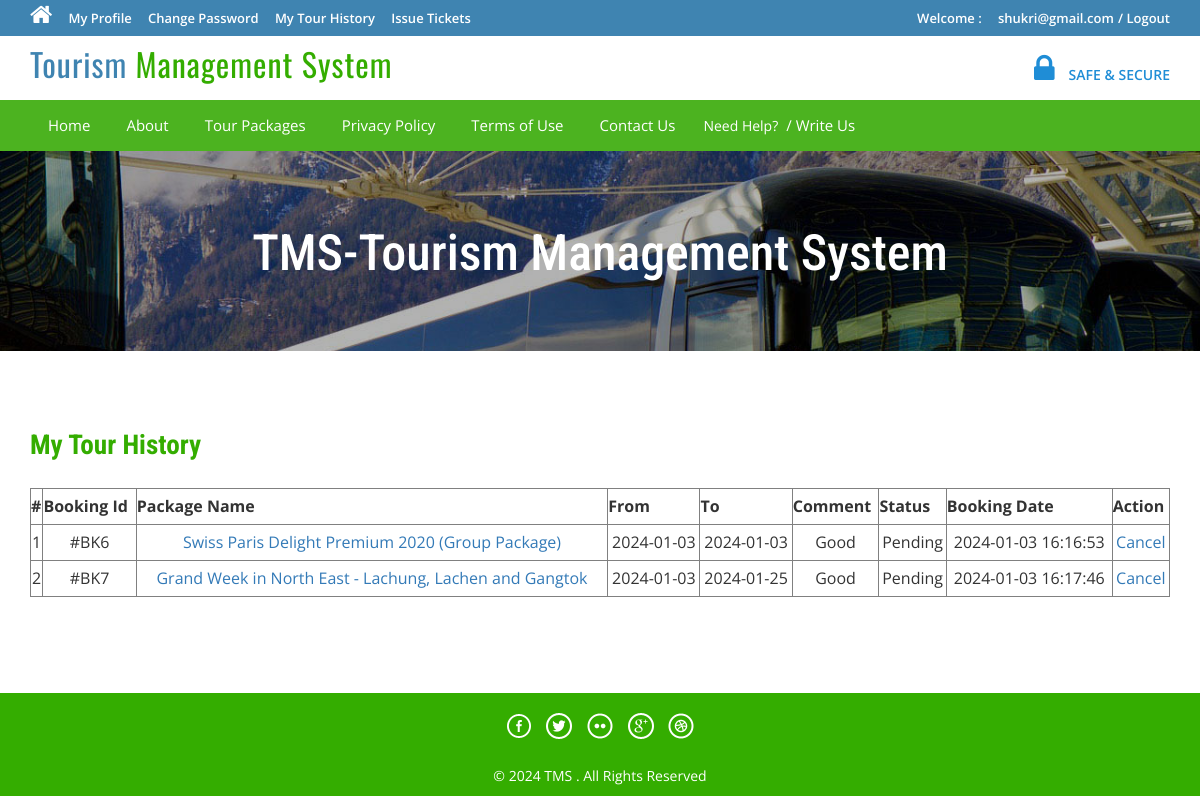
Page /tms/tour-history.php (signed in) on the committed database.
### tables this page shows
CREATE TABLE `tblbooking` (
  `BookingId` int(11) NOT NULL,
  `PackageId` int(11) DEFAULT NULL,
  `UserEmail` varchar(100) DEFAULT NULL,
  `FromDate` varchar(100) DEFAULT NULL,
  `ToDate` varchar(100) DEFAULT NULL,
  `Comment` mediumtext DEFAULT NULL,
  `RegDate` timestamp NULL DEFAULT current_timestamp(),
  `status` int(11) DEFAULT NULL,
  `CancelledBy` varchar(5) DEFAULT NULL,
  `UpdationDate` timestamp NULL DEFAULT NULL ON UPDATE current_timestamp()
);

CREATE TABLE `tbltourpackages` (
  `PackageId` int(11) NOT NULL,
  `PackageName` varchar(200) DEFAULT NULL,
  `PackageType` varchar(150) DEFAULT NULL,
  `PackageLocation` varchar(100) DEFAULT NULL,
  `PackagePrice` int(11) DEFAULT NULL,
  `PackageFetures` varchar(255) DEFAULT NULL,
  `PackageDetails` mediumtext DEFAULT NULL,
  `PackageImage` varchar(100) DEFAULT NULL,
  `Creationdate` timestamp NULL DEFAULT current_timestamp(),
  `UpdationDate` timestamp NULL DEFAULT NULL ON UPDATE current_timestamp()
);

### tms/tour-history.php (the view, shortened to what this page needs)
<?php
include('includes/config.php');
if(strlen($_SESSION['login'])==0)
	{
header('location:index.php');
}
else{
?>
<!DOCTYPE HTML>
<html>
<head>
<link href="css/bootstrap.css" rel='stylesheet' type='text/css' />
<link href="css/style.css" rel='stylesheet' type='text/css' />
<link href="css/font-awesome.css" rel="stylesheet">
<link href="css/animate.css" rel="stylesheet" type="text/css" media="all">
</head>
<body>
<div class="top-header">
<?php include('includes/header.php');?>
<div class="banner-1 ">
	<div class="container">
		<h1 class="wow zoomIn animated animated" data-wow-delay=".5s" style="visibility: visible; animation-delay: 0.5s; animation-name: zoomIn;">TMS-Tourism Management System</h1>
	</div>
</div>
<div class="privacy">
	<div class="container">
		<h3 class="wow fadeInDown animated animated" data-wow-delay=".5s" style="visibility: visible; animation-delay: 0.5s; animation-name: fadeInDown;">My Tour History</h3>
		<form name="chngpwd" method="post" onSubmit="return valid();">
	<p>
	<table border="1" width="100%">
<tr align="center">
<th>#</th>
<th>Booking Id</th>
<th>Package Name</th>
<th>From</th>
<th>To</th>
<th>Comment</th>
<th>Status</th>
<th>Booking Date</th>
<th>Action</th>
</tr>
<?php
$uemail=$_SESSION['login'];;
$sql = "SELECT tblbooking.BookingId as bookid,tblbooking.PackageId as pkgid,tbltourpackages.PackageName as packagename,tblbooking.FromDate as fromdate,tblbooking.ToDate as todate,tblbooking.Comment as comment,tblbooking.status as status,tblbooking.RegDate as regdate,tblbooking.CancelledBy as cancelby,tblbooking.UpdationDate as upddate from tblbooking join tbltourpackages on tbltourpackages.PackageId=tblbooking.PackageId where UserEmail=:uemail";
$query = $dbh->prepare($sql);
$query -> bindParam(':uemail', $uemail, PDO::PARAM_STR);
$query->execute();
$results=$query->fetchAll(PDO::FETCH_OBJ);
$cnt=1;
if($query->rowCount() > 0)
{
foreach($results as $result)
{	?>
<tr align="center">
<td><?php echo htmlentities($cnt);?></td>
<td>#BK<?php echo htmlentities($result->bookid);?></td>
<td><a href="package-details.php?pkgid=<?php echo htmlentities($result->pkgid);?>"><?php echo htmlentities($result->packagename);?></a></td>
<td><?php echo htmlentities($result->fromdate);?></td>
<td><?php echo htmlentities($result->todate);?></td>
<td><?php echo htmlentities($result->comment);?></td>
<td><?php if($result->status==0)
{
echo "Pending";
}
?></td>
<td><?php echo htmlentities($result->regdate);?></td>
<?php if($result->status==2)
{
	?><td>Cancelled</td>
<?php } else {?>
<td><a href="tour-history.php?bkid=<?php echo htmlentities($result->bookid);?>" onclick="return confirm('Do you really want to cancel booking')" >Cancel</a></td>
<?php }?>
</tr>
<?php $cnt=$cnt+1; }} ?>
	</table>
			</p>
			</form>
	</div>
</div>
<?php include('includes/footer.php');?>
</body>
</html>
<?php } ?>

### tms/css/style.css (style rules this page uses)
html, body { font-size: 100%; background: #fff; font-family: 'Open Sans', sans-serif; }
body a,.grid_1,plan_1,plan_1.one,plan_1.two,i.icon1, i.icon2, i.icon3, i.icon4, i.icon5, i.icon6 { transition:0.5s all; -webkit-transition:0.5s all; -moz-transition:0.5s all; -o-transition:0.5s all; -ms-transition:0.5s all; }
h1,h2,h3,h4,h5,h6 { margin:0; font-family: 'Roboto Condensed', sans-serif; }
p { margin:0; }
.top-header { background-color: #3F84B1; border-bottom: 0 none; height: 36px; line-height: 35px; }
.banner-1 { background: url(../images/3.jpg)no-repeat; background-size: cover; -webkit-background-size: cover; -o-background-size: cover; -ms-background-size: cover; -moz-background-size: cover; min-height:200px; }
.banner-1 h1 { font-size: 50px; margin-bottom: 40px; padding: 1.5em 0 0; text-align: center; color: #ffffff; }
.privacy h3 { color: #34AD00; font-size: 1.7em; font-weight: 700; margin-bottom: 1em; }
.privacy { padding: 5em 0; }
.privacy p { font-size: 1em; line-height: 1.8em; color: #999; margin: 1em 0; }

### rows in the picture
tblbooking: BookingId "6", PackageId.PackageName "Swiss Paris Delight Premium 2020 (Group Package)", FromDate "2024-01-03", ToDate "2024-01-03", Comment "Good", status "Pending", RegDate "2024-01-03 16:16:53"
tblbooking: BookingId "7", PackageId.PackageName "Grand Week in North East - Lachung, Lachen and Gangtok", FromDate "2024-01-03", ToDate "2024-01-25", Comment "Good", status "Pending", RegDate "2024-01-03 16:17:46"

### other values in the picture
$_SESSION['login'] "shukri@gmail.com"
